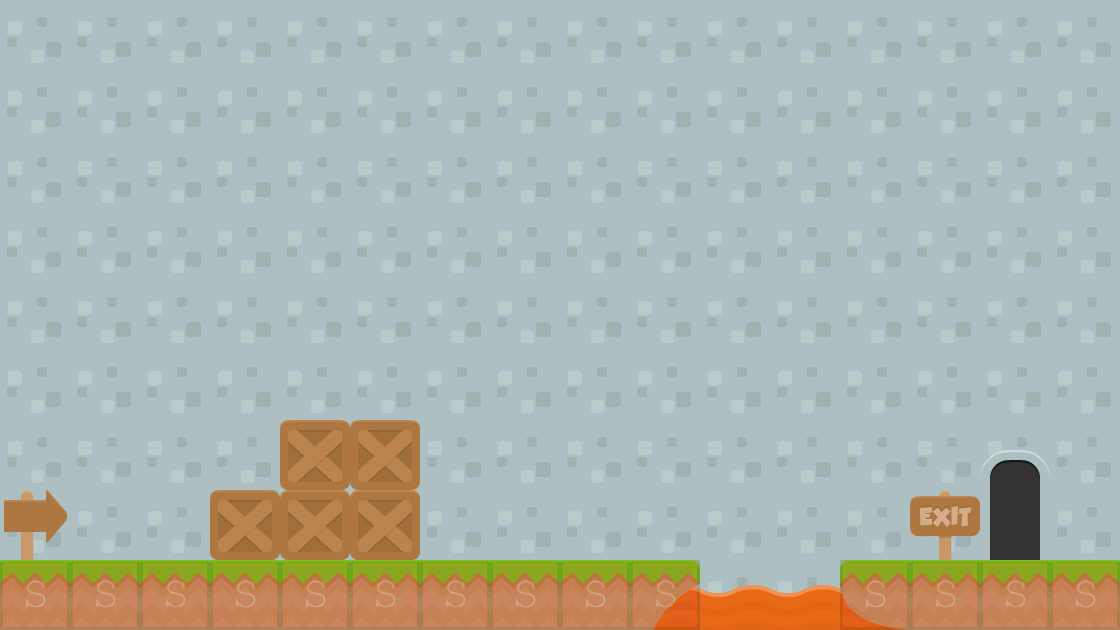

This is a level from a 2D game, rendered from its Tiled map with the project's own tilesets. A one-line summary and the map file follow, with tile-layer data summarised:
An orthogonal 16x9 tile map with 70x70 px tiles, 5 tile layers (background3, background2, background1, collision, ...), 2 tilesets and 1 object (levelTrigger).

<map version="1.0" orientation="orthogonal" renderorder="right-down" width="16" height="9" tilewidth="70" tileheight="70" backgroundcolor="#57ffb9">
 <tileset firstgid="1" name="background-tiles" tilewidth="70" tileheight="70">
  <image source="../../../data/img/background-tiles.png" width="910" height="910" />
 </tileset>
 <tileset firstgid="170" name="meta-tiles" tilewidth="70" tileheight="70">
  <image source="../../../data/img/meta-tiles.png" width="350" height="70" />
  <tile id="4">
   <properties>
    <property name="type" value="solid" />
   </properties>
  </tile>
 </tileset>
 <layer name="background3" width="16" height="9">
  <data>[144 cells, 144 non-empty, 1 distinct tile ids]</data>
 </layer>
 <layer name="background2" width="16" height="9">
  <data>[144 cells, 4 non-empty, 1 distinct tile ids]</data>
 </layer>
 <layer name="background1" width="16" height="9">
  <data>[144 cells, 18 non-empty, 6 distinct tile ids]</data>
 </layer>
 <layer name="collision" width="16" height="9" opacity="0.14">
  <data>[144 cells, 14 non-empty, 1 distinct tile ids]</data>
 </layer>
 <objectgroup name="trigger-entities">
  <object name="levelTrigger" x="980" y="418" width="66" height="140">
   <properties>
    <property name="level" value="Andreslevel02" />
    <property name="xspawn" value="400" />
    <property name="yspawn" value="0" />
   </properties>
  </object>
 </objectgroup>
 <layer name="foreground1" width="16" height="9">
  <data>[144 cells, 7 non-empty, 3 distinct tile ids]</data>
 </layer>
</map>
